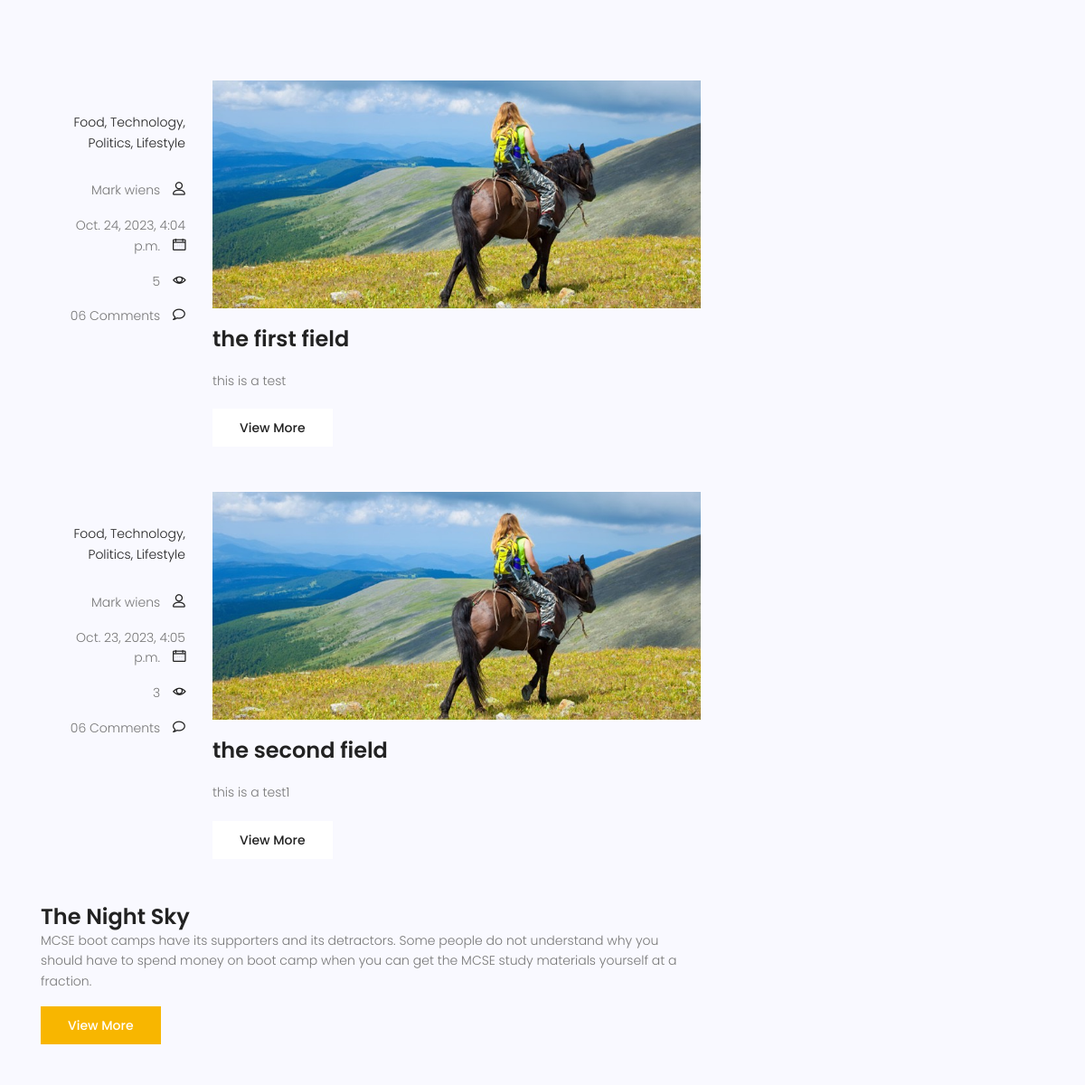
/blog/ (middle part), run on an earlier commit of the app's database.
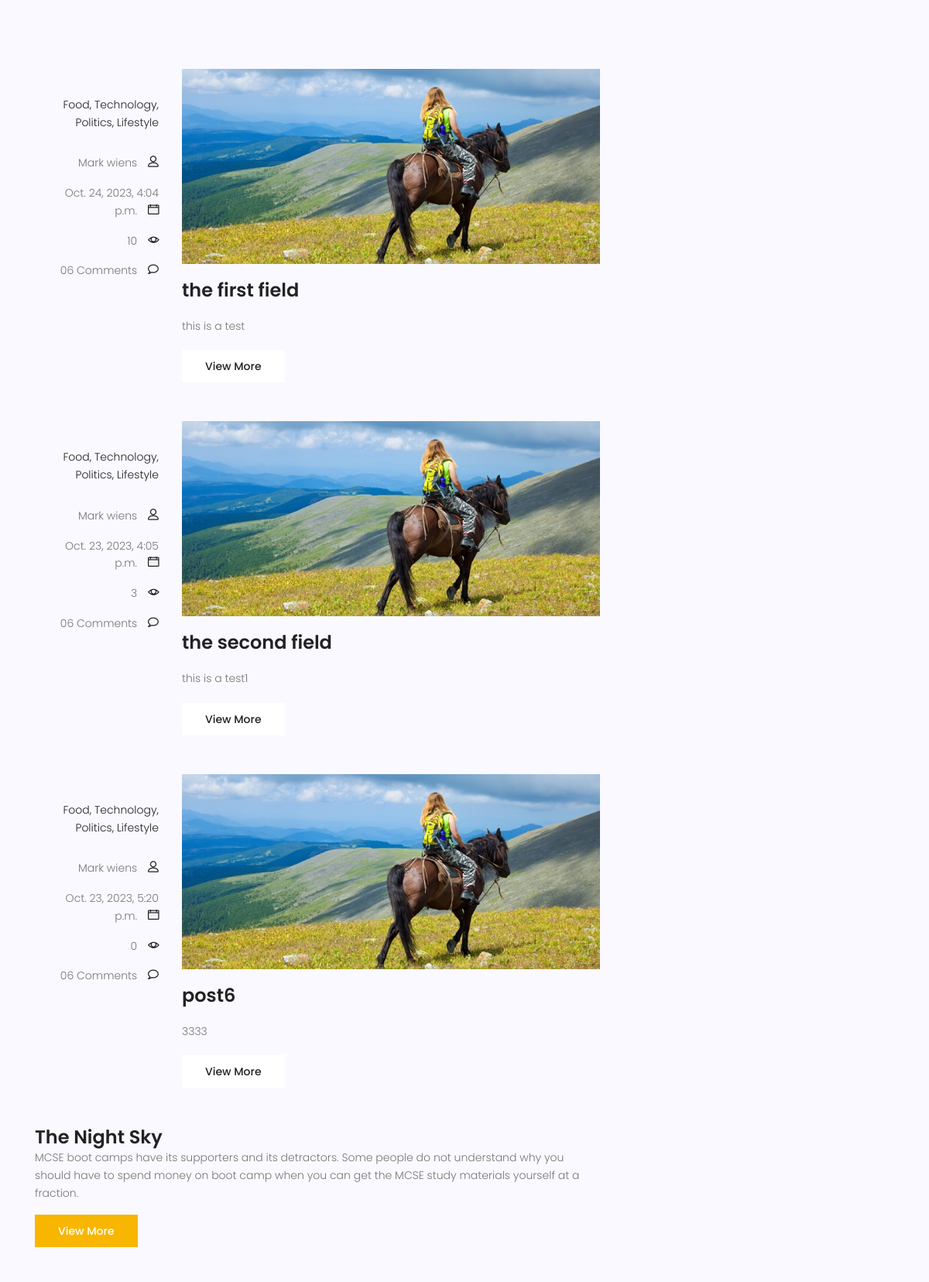
And on a later commit of the database.
### blog/models.py (models this page shows)
class post (models.Model):
    title= models.CharField(max_length=255)
    content= models.TextField()
    counted_views = models.IntegerField(default=0)
    status=models.BooleanField(default=False)
    created_date=models.DateTimeField(auto_now_add=True)
    updated_date=models.DateTimeField(auto_now=True)
    published_date=models.DateTimeField( null=True)

### blog/views.py (the view)
# urls.py: path('', blog_view, name='index'),
def blog_view(request):
    posts= post.objects.filter(published_date__lte=timezone.now(),status=1)
    context={'posts':posts}
    return render (request,'blog/blog-home.html',context)

### templates/blog/blog-home.html (shortened to what this page needs)
 {% load static %}
<!DOCTYPE html>
	<html lang="zxx" class="no-js">
	<head>
			<link rel="stylesheet" href="{% static 'css/linearicons.css' %}">
			<link rel="stylesheet" href="{% static 'css/font-awesome.min.css' %}">
			<link rel="stylesheet" href="{% static 'css/bootstrap.css' %}">
			<link rel="stylesheet" href="{% static 'css/magnific-popup.css' %}">
			<link rel="stylesheet" href="{% static 'css/jquery-ui.css' %}">
			<link rel="stylesheet" href="{% static 'css/nice-select.css' %}">
			<link rel="stylesheet" href="{% static 'css/animate.min.css' %}">
			<link rel="stylesheet" href="{% static 'css/owl.carousel.css' %}">
			<link rel="stylesheet" href="{% static 'css/main.css' %}">
		</head>
		<body>
			<section class="top-category-widget-area pt-90 pb-90 ">
			</section>
			<section class="post-content-area">
				<div class="container">
					<div class="row">
						<div class="col-lg-8 posts-list">
						{%for post in posts %}
							<div class="single-post row">
								<div class="col-lg-3  col-md-3 meta-details">
									<ul class="tags">
										<li><a href="#">Food,</a></li>
										<li><a href="#">Technology,</a></li>
										<li><a href="#">Politics,</a></li>
										<li><a href="#">Lifestyle</a></li>
									</ul>
									<div class="user-details row">
										<p class="user-name col-lg-12 col-md-12 col-6"><a href="#">Mark wiens</a> <span class="lnr lnr-user"></span></p>
										<p class="date col-lg-12 col-md-12 col-6"><a href="#">{{post.published_date}}</a> <span class="lnr lnr-calendar-full"></span></p>
										<p class="view col-lg-12 col-md-12 col-6"><a href="#">{{post.counted_views}}</a> <span class="lnr lnr-eye"></span></p>
										<p class="comments col-lg-12 col-md-12 col-6"><a href="#">06 Comments</a> <span class="lnr lnr-bubble"></span></p>
									</div>
								</div>
								<div class="col-lg-9 col-md-9 ">
									<div class="feature-img">
										<img class="img-fluid" src="{% static 'img/blog/feature-img1.jpg' %}" alt="">
									</div>
									<a class="posts-title" href="{% url 'blog:single' pid=post.id %}"><h3>{{post.title}}</h3></a>
									<p class="excert">
										{{post.content}}
									</p>
									<a href="{% url 'blog:single' pid=post.id %}" class="primary-btn">View More</a>
								</div>
							</div>
							{% endfor %}
									<a class="posts-title" href="blog-single.html"><h3>The Night Sky</h3></a>
									<p class="excert">
										MCSE boot camps have its supporters and its detractors. Some people do not understand why you should have to spend money on boot camp when you can get the MCSE study materials yourself at a fraction.
									</p>
									<a href="blog-single.html" class="primary-btn">View More</a>
								</div>
							</div>
		                    <nav class="blog-pagination justify-content-center d-flex">
		                    </nav>
						</div>
			</section>
		</body>
	</html>

### statics/css/main.css (style rules this page uses)
body { color: #777777; font-family: "Poppins", sans-serif; font-size: 14px; font-weight: 300; line-height: 1.625em; position: relative; }
ol, ul { margin: 0; padding: 0; list-style: none; }
a { -webkit-transition: all 0.3s ease 0s; -moz-transition: all 0.3s ease 0s; -o-transition: all 0.3s ease 0s; transition: all 0.3s ease 0s; }
a, a:focus, a:hover { text-decoration: none; outline: 0; }
h1, h2, h3, h4, h5, h6 { font-family: "Poppins", sans-serif; color: #222222; line-height: 1.2em !important; margin-bottom: 0; margin-top: 0; font-weight: 600; }
h3, .h3 { font-size: 24px; }
.pt-90 { padding-top: 90px; }
.pb-90 { padding-bottom: 90px; }
h3 { font-size: 24px; }
h1, h2, h3, h4, h5, h6 { line-height: 1.5em; }
.primary-btn { background: #f8b600; line-height: 42px; padding-left: 30px; padding-right: 30px; border: none; color: #fff; display: inline-block; font-size: 14px; font-weight: 500; position: relative; -webkit-transition: all 0.3s ease 0s; -moz-transition: all 0.3s ease 0s; -o-transition: all 0.3s ease 0s; transition: all 0.3s ease 0s; cursor: pointer; position: relative; }
.top-category-widget-area { background-color: #f9f9ff; }
.post-content-area { background-color: #f9f9ff; }
.post-content-area .single-post { margin-bottom: 50px; }
.post-content-area .single-post .meta-details { text-align: right; margin-top: 35px; }
.post-content-area .single-post .meta-details .tags { margin-bottom: 30px; }
.post-content-area .single-post .meta-details .tags li { display: inline-block; font-size: 14px; }
.post-content-area .single-post .meta-details .tags li a { color: #222; -webkit-transition: all 0.3s ease 0s; -moz-transition: all 0.3s ease 0s; -o-transition: all 0.3s ease 0s; transition: all 0.3s ease 0s; }
.post-content-area .single-post .user-name a, .post-content-area .single-post .date a, .post-content-area .single-post .view a, .post-content-area .single-post .comments a { color: #777777; margin-right: 10px; -webkit-transition: all 0.3s ease 0s; -moz-transition: all 0.3s ease 0s; -o-transition: all 0.3s ease 0s; transition: all 0.3s ease 0s; }
.post-content-area .single-post .user-name .lnr, .post-content-area .single-post .date .lnr, .post-content-area .single-post .view .lnr, .post-content-area .single-post .comments .lnr { font-weight: 900; color: #222; }
.post-content-area .single-post .feature-img img { width: 100%; }
.post-content-area .single-post .posts-title h3 { margin: 20px 0px; }
.post-content-area .single-post .excert { margin-bottom: 20px; }
.post-content-area .single-post .primary-btn { background: #fff !important; color: #222 !important; -webkit-transition: all 0.3s ease 0s; -moz-transition: all 0.3s ease 0s; -o-transition: all 0.3s ease 0s; transition: all 0.3s ease 0s; border-radius: 0px !important; }
.posts-list .posts-title h3 { -webkit-transition: all 0.3s ease 0s; -moz-transition: all 0.3s ease 0s; -o-transition: all 0.3s ease 0s; transition: all 0.3s ease 0s; }
.blog-pagination { padding-top: 60px; padding-bottom: 120px; }

What changed in the data, as far as the page shows it:
changed post "the first field": counted_views "5" → "10"
now on this page (row edited): post: published_date "Oct. 23, 2023, 5:20 p.m.", counted_views "0", title "post6", content "3333"
